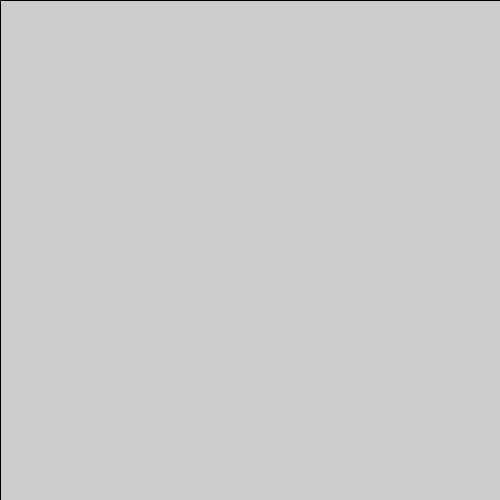
Frame 1 (no input)
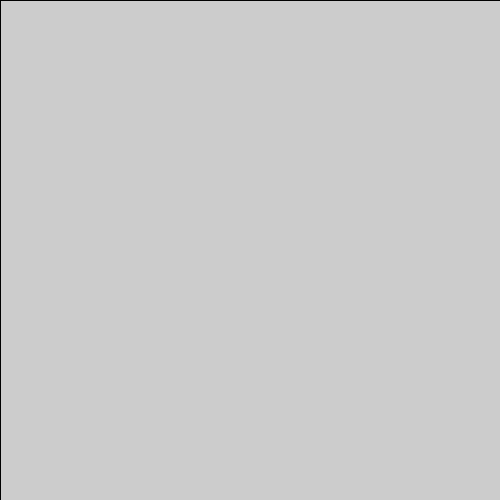
Frame 60 (the mouse pressed at the canvas centre just before this capture)
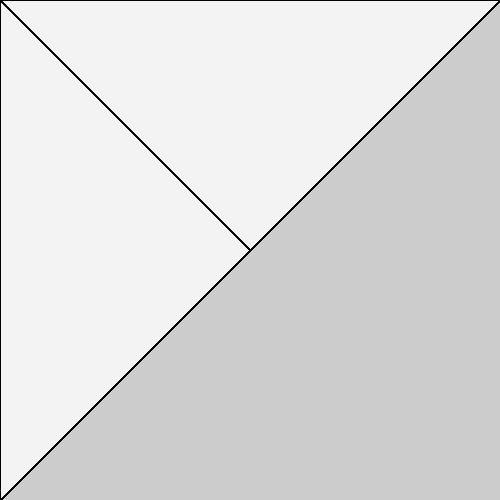
Frame 120 (the mouse held since frame 60 and released just before this capture)

The Processing sketch that drew these frames (run headless with seeded random() and noise(); from frame 60 on, the mouse is pressed at the canvas centre):

// Processing sketch: processing_142696
// ── processing_142696.pde

void setup() {
  size(500, 500);
}
void draw() {
  fill(255, 255, 255, 10);
  stroke(0);
 
 triangle(0, 0, 500, 0, mouseX, mouseY);
 triangle(0, 500, 0, 0, mouseX, mouseY);
  
  
}
